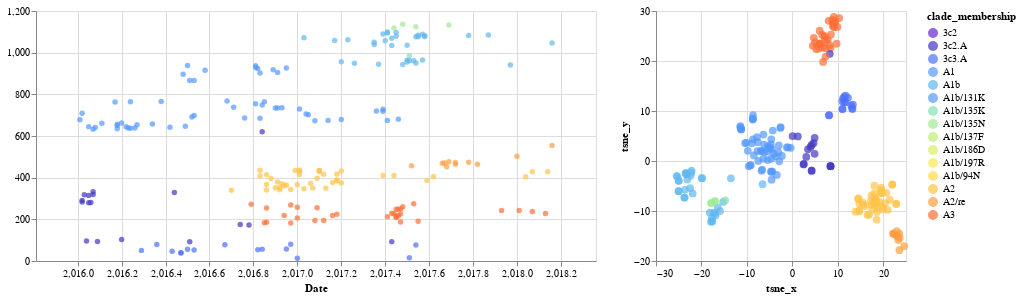

Write notebook code for a chart like this one.
### Code cell
list_of_chart = linking_tree_with_plots_brush(
    merged_tsne_df_concatenated,
    ['tsne_x','tsne_y'],
    ['tsne_x','tsne_y'],
    'clade_membership:N',
    ["strain:N", "clade_membership:N"],
    domain,
    range_
)
chart_tsne = list_of_chart[0]|list_of_chart[1]
chart_tsne

### Figure 1 — Vega-Lite specification as saved in the notebook (floating-point values rounded to 4 significant figures; data arrays with more than 128 entries replaced by an {"elided": "..."} marker saying what was removed)
{"config": {"view": {"continuousWidth": 400, "continuousHeight": 300}}, "hconcat": [{"mark": "circle", "encoding": {"color": {"condition": {"type": "nominal", "field": "clade_membership", "scale": {"domain": ["3c2", "3c2.A", "3c3.A", "A1", "A1b", "A1b/131K", "A1b/135K", "A1b/135N", "A1b/137F", "A1b/186D", "A1b/197R", "A1b/94N", "A2", "A2/re", "A3"], "range": ["#6626d4", "#4138c3", "#4e70ff", "#5499ff", "#61b8f0", "#5499ff", "#87dfb3", "#a0e994", "#bdee78", "#ddee64", "#f8e957", "#ffdb4e", "#ffc348", "#ff9e40", "#ff6e36"]}, "selection": "selector029"}, "value": "gray"}, "tooltip": [{"type": "nominal", "field": "strain"}, {"type": "nominal", "field": "clade_membership"}], "x": {"type": "quantitative", "field": "date", "scale": {"domain": [2016.0, 2018.0]}, "title": "Date"}, "y": {"type": "quantitative", "field": "y", "title": ""}}, "height": 250, "selection": {"selector029": {"type": "interval", "resolve": "global"}}, "width": 560}, {"mark": {"type": "circle", "size": 60}, "encoding": {"color": {"condition": {"type": "nominal", "field": "clade_membership", "scale": {"domain": ["3c2", "3c2.A", "3c3.A", "A1", "A1b", "A1b/131K", "A1b/135K", "A1b/135N", "A1b/137F", "A1b/186D", "A1b/197R", "A1b/94N", "A2", "A2/re", "A3"], "range": ["#6626d4", "#4138c3", "#4e70ff", "#5499ff", "#61b8f0", "#5499ff", "#87dfb3", "#a0e994", "#bdee78", "#ddee64", "#f8e957", "#ffdb4e", "#ffc348", "#ff9e40", "#ff6e36"]}, "selection": "selector029"}, "value": "gray"}, "tooltip": [{"type": "nominal", "field": "strain"}, {"type": "nominal", "field": "clade_membership"}], "x": {"type": "quantitative", "field": "tsne_x", "title": "tsne_x"}, "y": {"type": "quantitative", "field": "tsne_y", "title": "tsne_y"}}, "height": 250, "selection": {"selector029": {"type": "interval", "resolve": "global"}}, "width": 250}], "data": {"name": "data-eca9199b22fdcbaff464118d13ac5f83"}, "$schema": "https://vega.github.io/schema/vega-lite/v4.8.1.json", "datasets": {"data-eca9199b22fdcbaff464118d13ac5f83": {"elided": "231 records"}}}
